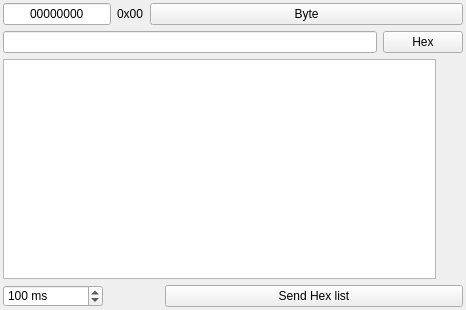
          <widget class="QWidget" name="pageHex">
           <property name="geometry">
            <rect>
             <x>0</x>
             <y>0</y>
             <width>466</width>
             <height>310</height>
            </rect>
           </property>
           <attribute name="icon">
            <iconset resource="im.qrc">
             <normaloff>:/im/hex.png</normaloff>:/im/hex.png</iconset>
           </attribute>
           <attribute name="label">
            <string>Hex</string>
           </attribute>
           <layout class="QVBoxLayout" name="verticalLayout_4">
            <property name="leftMargin">
             <number>3</number>
            </property>
            <property name="topMargin">
             <number>3</number>
            </property>
            <property name="rightMargin">
             <number>3</number>
            </property>
            <property name="bottomMargin">
             <number>3</number>
            </property>
            <item>
             <layout class="QHBoxLayout" name="horizontalLayout_4" stretch="0,0,1">
              <item>
               <widget class="QLineEdit" name="leByte">
                <property name="sizePolicy">
                 <sizepolicy hsizetype="Fixed" vsizetype="Fixed">
                  <horstretch>0</horstretch>
                  <verstretch>0</verstretch>
                 </sizepolicy>
                </property>
                <property name="font">
                 <font>
                  <weight>50</weight>
                  <bold>false</bold>
                 </font>
                </property>
                <property name="toolTip">
                 <string>Byte</string>
                </property>
                <property name="inputMask">
                 <string>bbbbbbbb;0</string>
                </property>
                <property name="text">
                 <string/>
                </property>
                <property name="maxLength">
                 <number>8</number>
                </property>
                <property name="frame">
                 <bool>true</bool>
                </property>
                <property name="alignment">
                 <set>Qt::AlignCenter</set>
                </property>
                <property name="clearButtonEnabled">
                 <bool>true</bool>
                </property>
               </widget>
              </item>
              <item>
               <widget class="QLabel" name="lbByte">
                <property name="sizePolicy">
                 <sizepolicy hsizetype="Fixed" vsizetype="Preferred">
                  <horstretch>0</horstretch>
                  <verstretch>0</verstretch>
                 </sizepolicy>
                </property>
                <property name="toolTip">
                 <string>Byte</string>
                </property>
                <property name="text">
                 <string>0x00</string>
                </property>
               </widget>
              </item>
              <item>
               <widget class="QPushButton" name="btSendByte">
                <property name="font">
                 <font>
                  <weight>50</weight>
                  <bold>false</bold>
                 </font>
                </property>
                <property name="toolTip">
                 <string extracomment="Отправить байт">Send byte</string>
                </property>
                <property name="text">
                 <string>Byte</string>
                </property>
               </widget>
              </item>
             </layout>
            </item>
            <item>
             <layout class="QHBoxLayout" name="horizontalLayout_7">
              <item>
               <widget class="QLineEdit" name="leHex">
                <property name="font">
                 <font>
                  <weight>50</weight>
                  <bold>false</bold>
                 </font>
                </property>
                <property name="toolTip">
                 <string extracomment="Шестнадцатиричная строка">Hex-string</string>
                </property>
                <property name="clearButtonEnabled">
                 <bool>true</bool>
                </property>
               </widget>
              </item>
              <item>
               <widget class="QPushButton" name="btHex">
                <property name="font">
                 <font>
                  <weight>50</weight>
                  <bold>false</bold>
                 </font>
                </property>
                <property name="toolTip">
                 <string extracomment="Отправить шестнадцатиричную строку">Send Hex-string</string>
                </property>
                <property name="text">
                 <string>Hex</string>
                </property>
               </widget>
              </item>
             </layout>
            </item>
            <item>
             <layout class="QHBoxLayout" name="horizontalLayout_13">
              <property name="spacing">
               <number>3</number>
              </property>
              <item>
               <widget class="MyListWidget" name="listHex">
                <property name="toolTip">
                 <string>Hex-strings</string>
                </property>
                <property name="editTriggers">
                 <set>QAbstractItemView::AnyKeyPressed|QAbstractItemView::DoubleClicked|QAbstractItemView::EditKeyPressed</set>
                </property>
                <property name="dragDropMode">
                 <enum>QAbstractItemView::InternalMove</enum>
                </property>
                <property name="alternatingRowColors">
                 <bool>true</bool>
                </property>
                <property name="verticalScrollMode">
                 <enum>QAbstractItemView::ScrollPerPixel</enum>
                </property>
                <property name="horizontalScrollMode">
                 <enum>QAbstractItemView::ScrollPerPixel</enum>
                </property>
               </widget>
              </item>
              <item>
               <layout class="QVBoxLayout" name="verticalLayout_11">
                <property name="spacing">
                 <number>3</number>
                </property>
                <item>
                 <widget class="QPushButton" name="btSendHexLine">
                  <property name="sizePolicy">
                   <sizepolicy hsizetype="Fixed" vsizetype="Fixed">
                    <horstretch>0</horstretch>
                    <verstretch>0</verstretch>
                   </sizepolicy>
                  </property>
                  <property name="minimumSize">
                   <size>
                    <width>24</width>
                    <height>24</height>
                   </size>
                  </property>
                  <property name="maximumSize">
                   <size>
                    <width>24</width>
                    <height>24</height>
                   </size>
                  </property>
                  <property name="toolTip">
                   <string extracomment="Отправить выбранную строку">Send selected string</string>
                  </property>
                  <property name="text">
                   <string/>
                  </property>
                  <property name="icon">
                   <iconset resource="im.qrc">
                    <normaloff>:/im/send.png</normaloff>:/im/send.png</iconset>
                  </property>
                  <property name="iconSize">
                   <size>
                    <width>24</width>
                    <height>24</height>
                   </size>
                  </property>
                  <property name="flat">
                   <bool>true</bool>
                  </property>
                 </widget>
                </item>
                <item>
                 <widget class="QPushButton" name="btAddHex">
                  <property name="sizePolicy">
                   <sizepolicy hsizetype="Fixed" vsizetype="Fixed">
                    <horstretch>0</horstretch>
                    <verstretch>0</verstretch>
                   </sizepolicy>
                  </property>
                  <property name="minimumSize">
                   <size>
                    <width>24</width>
                    <height>24</height>
                   </size>
                  </property>
                  <property name="maximumSize">
                   <size>
                    <width>24</width>
                    <height>24</height>
                   </size>
                  </property>
                  <property name="toolTip">
                   <string extracomment="Добавить строку">Add string</string>
                  </property>
                  <property name="text">
                   <string/>
                  </property>
                  <property name="icon">
                   <iconset resource="im.qrc">
                    <normaloff>:/im/Add(5).png</normaloff>:/im/Add(5).png</iconset>
                  </property>
                  <property name="iconSize">
                   <size>
                    <width>24</width>
                    <height>24</height>
                   </size>
                  </property>
                  <property name="flat">
                   <bool>true</bool>
                  </property>
                 </widget>
                </item>
                <item>
                 <widget class="QPushButton" name="btRemoveHex">
                  <property name="sizePolicy">
                   <sizepolicy hsizetype="Fixed" vsizetype="Fixed">
                    <horstretch>0</horstretch>
                    <verstretch>0</verstretch>
                   </sizepolicy>
                  </property>
                  <property name="minimumSize">
                   <size>
                    <width>24</width>
                    <height>24</height>
                   </size>
                  </property>
                  <property name="maximumSize">
                   <size>
                    <width>24</width>
                    <height>24</height>
                   </size>
                  </property>
                  <property name="toolTip">
                   <string extracomment="Удалить строку">Delete string</string>
                  </property>
                  <property name="text">
                   <string/>
                  </property>
                  <property name="icon">
                   <iconset resource="im.qrc">
                    <normaloff>:/im/minus.png</normaloff>:/im/minus.png</iconset>
                  </property>
                  <property name="iconSize">
                   <size>
                    <width>24</width>
                    <height>24</height>
                   </size>
                  </property>
                  <property name="flat">
                   <bool>true</bool>
                  </property>
                 </widget>
                </item>
                <item>
                 <spacer name="verticalSpacer_2">
                  <property name="orientation">
                   <enum>Qt::Vertical</enum>
                  </property>
                  <property name="sizeHint" stdset="0">
                   <size>
                    <width>20</width>
                    <height>40</height>
                   </size>
                  </property>
                 </spacer>
                </item>
               </layout>
              </item>
             </layout>
            </item>
            <item>
             <layout class="QHBoxLayout" name="horizontalLayout_9">
              <item>
               <widget class="QSpinBox" name="sbHexPause">
                <property name="sizePolicy">
                 <sizepolicy hsizetype="Fixed" vsizetype="Fixed">
                  <horstretch>0</horstretch>
                  <verstretch>0</verstretch>
                 </sizepolicy>
                </property>
                <property name="minimumSize">
                 <size>
                  <width>100</width>
                  <height>20</height>
                 </size>
                </property>
                <property name="font">
                 <font>
                  <weight>50</weight>
                  <bold>false</bold>
                 </font>
                </property>
                <property name="toolTip">
                 <string extracomment="Задержка между строками">Delay between strings</string>
                </property>
                <property name="styleSheet">
                 <string notr="true"/>
                </property>
                <property name="suffix">
                 <string> ms</string>
                </property>
                <property name="minimum">
                 <number>1</number>
                </property>
                <property name="maximum">
                 <number>10000</number>
                </property>
                <property name="value">
                 <number>100</number>
                </property>
               </widget>
              </item>
              <item>
               <widget class="QPushButton" name="btCheckHex">
                <property name="sizePolicy">
                 <sizepolicy hsizetype="Fixed" vsizetype="Fixed">
                  <horstretch>0</horstretch>
                  <verstretch>0</verstretch>
                 </sizepolicy>
                </property>
                <property name="maximumSize">
                 <size>
                  <width>22</width>
                  <height>22</height>
                 </size>
                </property>
                <property name="toolTip">
                 <string extracomment="Проверить Hex">Check Hex</string>
                </property>
                <property name="text">
                 <string/>
                </property>
                <property name="icon">
                 <iconset resource="im.qrc">
                  <normaloff>:/im/icon_check.png</normaloff>:/im/icon_check.png</iconset>
                </property>
                <property name="iconSize">
                 <size>
                  <width>20</width>
                  <height>20</height>
                 </size>
                </property>
                <property name="flat">
                 <bool>true</bool>
                </property>
               </widget>
              </item>
              <item>
               <widget class="QPushButton" name="btLoopHex">
                <property name="sizePolicy">
                 <sizepolicy hsizetype="Fixed" vsizetype="Fixed">
                  <horstretch>0</horstretch>
                  <verstretch>0</verstretch>
                 </sizepolicy>
                </property>
                <property name="maximumSize">
                 <size>
                  <width>22</width>
                  <height>22</height>
                 </size>
                </property>
                <property name="toolTip">
                 <string extracomment="Зациклить">Loop</string>
                </property>
                <property name="text">
                 <string/>
                </property>
                <property name="icon">
                 <iconset resource="im.qrc">
                  <normaloff>:/im/view-refresh.png</normaloff>:/im/view-refresh.png</iconset>
                </property>
                <property name="iconSize">
                 <size>
                  <width>20</width>
                  <height>20</height>
                 </size>
                </property>
                <property name="checkable">
                 <bool>true</bool>
                </property>
                <property name="flat">
                 <bool>true</bool>
                </property>
               </widget>
              </item>
              <item>
               <widget class="QPushButton" name="btSendHex">
                <property name="toolTip">
                 <string extracomment="Послать Hex">Send Hex</string>
                </property>
                <property name="text">
                 <string>Send Hex list</string>
                </property>
               </widget>
              </item>
             </layout>
            </item>
           </layout>
          </widget>
